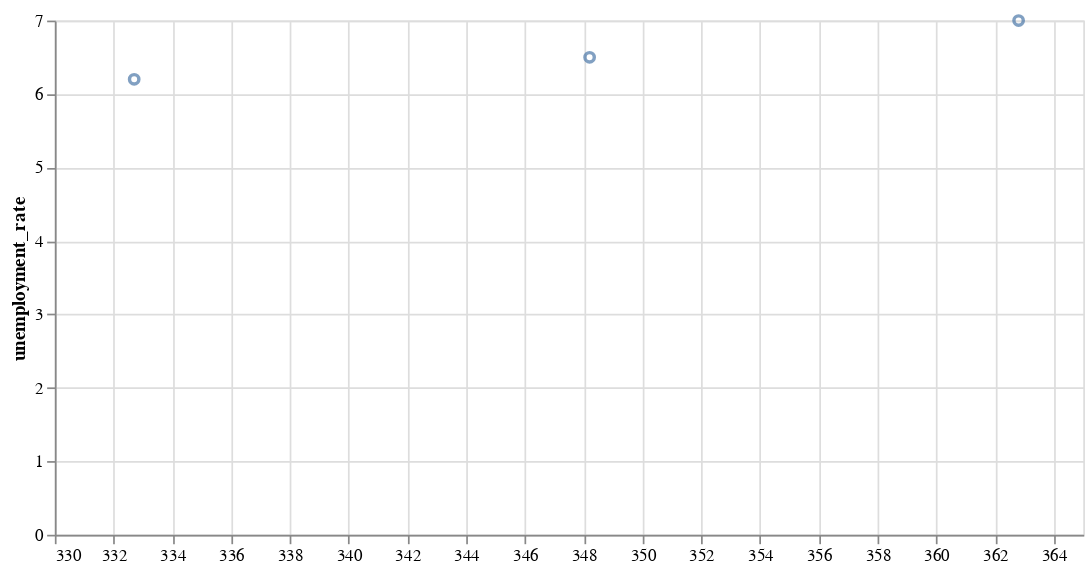

The code cell stored with this chart in its notebook:
### Code cell
alt.Chart(mb_merged_df[mb_merged_df['Location indicator'] == 'Rural']).mark_point().encode(
    x=alt.X('Net Profit/Loss:Q', title='',scale=alt.Scale(zero=False)),
    y=alt.Y('unemployment_rate:Q')
).properties(width=600, height=300)

### Figure 1 — Vega-Lite specification as saved in the notebook (floating-point values rounded to 4 significant figures)
{"config": {"view": {"continuousWidth": 400, "continuousHeight": 300}}, "data": {"name": "data-d47ed51155d476b7ab404d0cfc9c86d3"}, "mark": "point", "encoding": {"x": {"field": "Net Profit/Loss", "scale": {"zero": false}, "title": "", "type": "quantitative"}, "y": {"field": "unemployment_rate", "type": "quantitative"}}, "height": 300, "width": 600, "$schema": "https://vega.github.io/schema/vega-lite/v4.17.0.json", "datasets": {"data-d47ed51155d476b7ab404d0cfc9c86d3": [{"Geography": "Canada", "Location indicator - code": 1.0, "Location indicator": "Rural", "Reference year": 2017, "Net Profit/Loss": "362.8", "unemployment_rate": 7.0}, {"Geography": "Canada", "Location indicator - code": 1.0, "Location indicator": "Rural", "Reference year": 2018, "Net Profit/Loss": "348.2", "unemployment_rate": 6.5}, {"Geography": "Canada", "Location indicator - code": 1.0, "Location indicator": "Rural", "Reference year": 2019, "Net Profit/Loss": "332.7", "unemployment_rate": 6.2}]}}
